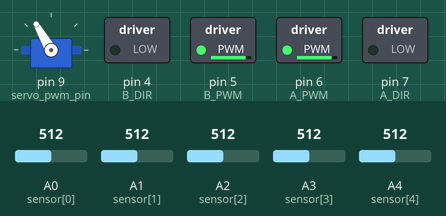
A sketch run on a simulated Arduino Uno, built with avr-gcc and run on an emulated ATmega328P. On the bench: servo, switched loads named in the sketch (green lamp = pin HIGH). The test bench sets the inputs (shaded band); at power-on: A0 (sensor[0]) = 512, A1 (sensor[1]) = 512, A2 (sensor[2]) = 512, A3 (sensor[3]) = 512, A4 (sensor[4]) = 512. What the sketch prints to the serial monitor is not drawn.

Above: at 0.1 s.
Timing chart, 0 to 1.6 s (numbered marks = the images above):
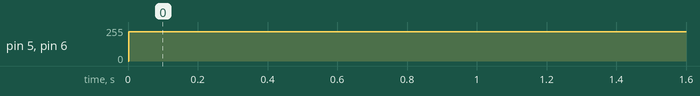

The sketch:

lining-car.ino
```cpp
#include "car.hpp"
Car car;
void setup()
{
    Serial.begin(9600); // 打开串口，设置波特率为9600 bps
    car.start();
}

void loop()
{
    car.run_with_tracing();
}
```

car.hpp
```cpp
#include <Servo.h>
class Sensor
{
  private:
    const int sensor[5] = {A0, A1, A2, A3, A4};
    const int threshold = 600;
    int sensorReading[5];
    int lineNum = 0;
    int lineNum_2 = 0;
    int count = 0;
    void read()
    {
        count = 0;
        for (int i = 0; i < 5; i++)
        {
            sensorReading[i] = analogRead(sensor[i]);
            if (sensorReading[i] < threshold)
            {
                if (count == 1)
                {
                    ++count;
                    lineNum_2 = i;
                }
                else if (count == 0)
                {
                    ++count;
                    lineNum = i;
                }
                else
                {
                    ++count;
                }
            }
            Serial.print(sensorReading[i]);
            Serial.print('-');
        }
        Serial.println();
    }

  public:
    float getStatus()
    {
        read();
        if (count == 1)
            return lineNum + 1;
        else if (count == 2)
            return float(lineNum + lineNum_2) / 2 + 1;
        else if (count == 5)
            return -1;
        else
            return 0;
    }
};
class Motor
{
  private:
    // A是右电机，B是左电机
    //  A组电机驱动
    const int A_PWM = 6; // 控制速度
    const int A_DIR = 7; // 控制方向
    const int A_DIRECTION = LOW;

    // B组电机驱动
    const int B_PWM = 5; // 控制速度
    const int B_DIR = 4; // 控制方向
    const int B_DIRECTION = LOW;

    const int servo_pwm_pin = 9;
    const int SERVO_LEFT_MAX = 32;
    const int SERVO_RIGHT_MAX = -60;

    Servo servo;

    int offset = 120; // 电机的零点


    const int straight_speed = 220;
    const int light_turn_speed = 185;
    const int turn_speed = 145;
    const int sharp_turn_speed = 105;

    // A组电机驱动控制函数
    void A_Motor(int dir, int speed)
    {
        digitalWrite(A_DIR, dir);
        analogWrite(A_PWM, speed);
    }

    // B组电机驱动控制函数
    void B_Motor(int dir, int speed)
    {
        digitalWrite(B_DIR, dir);
        analogWrite(B_PWM, speed);
    }
    void A_Motor_DIR(int dir, int speed)
    {
        if (speed >= 0)
        {
            digitalWrite(A_DIR, dir);
            analogWrite(A_PWM, speed);
        }
        else
        {
            digitalWrite(A_DIR, !dir);
            analogWrite(A_PWM, -speed);
        }
    }
    void B_Motor_DIR(int dir, int speed)
    {
        if (speed >= 0)
        {
            digitalWrite(B_DIR, dir);
            analogWrite(B_PWM, speed);
        }
        else
        {
            digitalWrite(B_DIR, !dir);
            analogWrite(B_PWM, -speed);
        }
    }

  public:
    void init()
    {
        pinMode(A_DIR, OUTPUT);
        pinMode(A_PWM, OUTPUT);
        pinMode(B_DIR, OUTPUT);
        pinMode(B_PWM, OUTPUT); // 全部都设置为输出
        servo.attach(servo_pwm_pin);
    }
    bool motor_control(int steer)
    {
        bool touch_limit = false;
        if (steer < 0)
            steer *= 1.1;
        if (steer > SERVO_LEFT_MAX)
            steer = SERVO_LEFT_MAX; // 舵机输出限幅
            touch_limit = true;
        if (steer < SERVO_RIGHT_MAX)
            steer = SERVO_RIGHT_MAX;
            touch_limit = true;
        if (abs(steer) > 30)
        {
            A_Motor_DIR(A_DIRECTION, sharp_turn_speed + 1.2 * steer); // 后轮差速辅助转向
            B_Motor_DIR(B_DIRECTION, sharp_turn_speed - 1.2 * steer);
        }
        else if (abs(steer) > 20)
        {
            A_Motor_DIR(A_DIRECTION, turn_speed + 0.5 * steer);
            B_Motor_DIR(B_DIRECTION, turn_speed - 0.5 * steer);
        }
        else if (abs(steer) > 10)
        {
            A_Motor(A_DIRECTION, light_turn_speed + 0.2 * steer);
            B_Motor(B_DIRECTION, light_turn_speed - 0.2 * steer);
        }
        else
        {
            A_Motor(A_DIRECTION, straight_speed);
            B_Motor(B_DIRECTION, straight_speed);
        }
        Serial.print("steer:");
        Serial.println(steer);
        servo.write(offset + steer);
        return touch_limit;
    }

    void run_straight()
    {
        servo.write(offset);
        A_Motor(A_DIRECTION, straight_speed);
        B_Motor(B_DIRECTION, straight_speed);
    }
};

class Car : protected Sensor, protected Motor
{
  private:
    const float Kp = 18.0;
    const float Ki = 0.26 / 2;
    const float Kd = 46.0 * 2;

    float error = 0, last_error = 0;
    float integral = 0, pid_output = 0;
    bool anti_saturation = false;

    const float INTEGRAL_MAX = 120.0;

    void calc_pid()
    {
        error = Sensor::getStatus();
        Serial.print("error:");
        Serial.print(error);
        if (error > 0)
        {
            error -= 3;
            integral += error;
            if (integral > INTEGRAL_MAX)
                integral = INTEGRAL_MAX; // 积分限幅
            if (integral < -INTEGRAL_MAX)
                integral = -INTEGRAL_MAX;
            //if(error * integral < 0) integral = 0; //积分与当前值反向，则积分值清零
            pid_output = Kp * error + Ki * integral + Kd * (error - last_error);
            last_error = error;

            Serial.print("--pid_output:");
            Serial.print(pid_output);
            Serial.println();
        }
        else if (error == 0)
        {
            error = last_error;
            integral += error;
            if (integral > INTEGRAL_MAX)
                integral = INTEGRAL_MAX; // 积分限幅
            if (integral < -INTEGRAL_MAX)
                integral = -INTEGRAL_MAX;
            float delta;
            if (error == 2 && integral > 0)
                delta == 1;
            else if (error == -2 && integral < 0)
                delta == -1;
            pid_output = Kp * error + Ki * integral + Kd * delta;
        }
        else
        {
            integral = 0;
            last_error = 0;
            pid_output = 0;
            error = 0;
            Motor::motor_control(0);
            delay(20);
        }
    }

  public:
    void start()
    {
        Motor::init();
    }

    void run_with_tracing()
    {
        calc_pid();
        anti_saturation = Motor::motor_control(static_cast<int>(pid_output));
        delay(5);
    }

    void run_without_tracing()
    {
        Motor::run_straight();
        delay(100);
    }
};
```

Measured:
- by itself, pin 5 (B_PWM), pin 6 (A_PWM): 0/255 → 220/255 at 0.00 s
